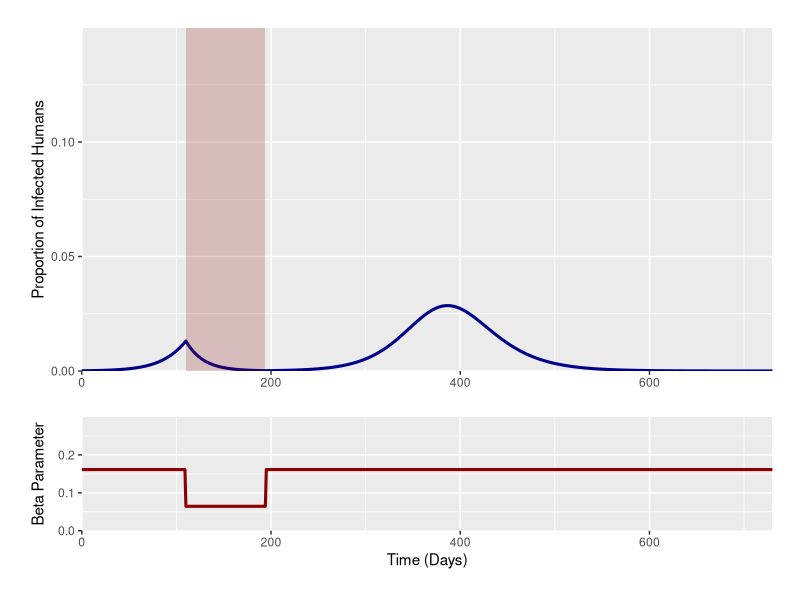
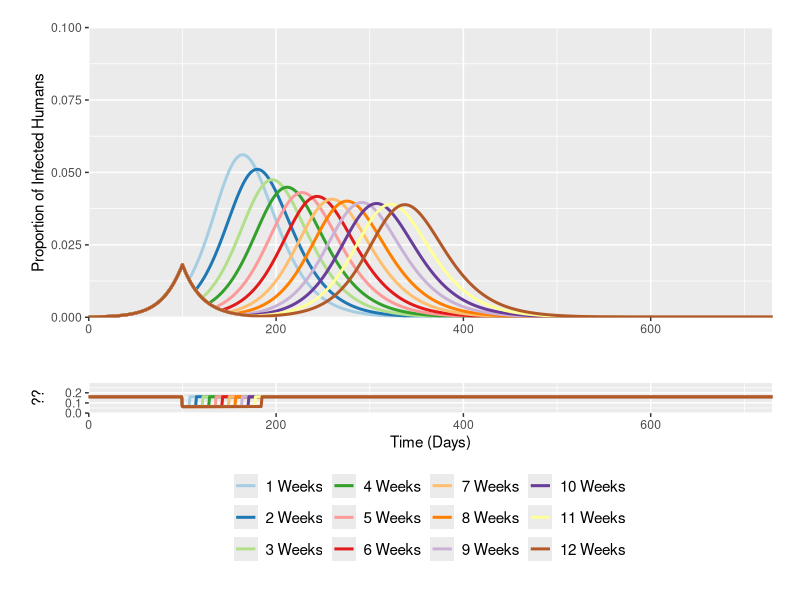

Write R code to recreate these figures, in order. (Note: this script raises an error after producing the figures.)
rm(list=ls())
library("deSolve"); library("ggplot2"); library("cowplot")

GenTime <- function(T2, R0) {
  G = T2 * ((R0-1)/log(2))
  return(G)
}

#### Trigger Optim ####

betastatdecrease <- function(time, int_timestart, int_timeend) {
  ifelse((time >= int_timestart & time <= int_timeend),
         (1.5*(1/(GenTime(4.6,2.4))))*0.4,
         (1.5*(1/(GenTime(4.6,2.4)))))
}

SIR1 <- function(time, state, parameters) {
  with(as.list(c(state, parameters)), {
    dS = - betastatdecrease(time,int_timestart,int_timeend)*S*I
    dI = betastatdecrease(time,int_timestart,int_timeend)*S*I - mu*I
    dR = mu*I 
    dC = betastatdecrease(time,int_timestart,int_timeend)*S*I
    return(list(c(dS,dI,dR, dC)))
  })
}

init <- c(S = 0.9999, I = 0.0001, R = 0, C = 0)
times <- seq(0,730,by = 1)

trigday <- seq(1,300, by = 1)
stats <- data.frame(matrix(nrow = length(trigday), ncol = 4)); colnames(stats) <- c("TrigDay", "TimePeak", "PeakInf", "CumInf")

for(i in 1:length(trigday)) {
  parms = c(mu = 1/(GenTime(4.6,2.4)), 
            int_timestart = trigday[i], 
            int_timeend = trigday[i]+(12*7))
  out1 <- data.frame(ode(y = init, func = SIR1, times = times, parms = parms))
  stats[i,1] <- parms[2]
  stats[i,2] <- out1[,1][which(out1[,3] == max(out1[,3]))] #Time
  stats[i,3] <- out1[,3][which(out1[,3] == max(out1[,3]))] #No Inf
  stats[i,4] <- max(out1[,5]) 
  print(i/length(trigday))
}

stats[which.min(stats$PeakInf),]

parms = c(mu = 1/(GenTime(6,2)),
          int_timestart = as.numeric(stats[which.min(stats$PeakInf),][1]), 
          int_timeend = as.numeric(stats[which.min(stats$PeakInf),][1])+(12*7))

out1 <- data.frame(ode(y = init, func = SIR1, times = times, parms = parms))
out1$beta <- betastatdecrease(times, as.numeric(parms[2]), as.numeric(parms[3]))

#Plotting 

outdata1 <- rbind(data.frame("Compartment" = "Infec", "Times" = out1[,1], "Prev" = out1[,3]),
                  data.frame("Compartment" = "Susc", "Times" = out1[,1], "Prev" = out1[,2]),
                  data.frame("Compartment" = "Rec", "Times" = out1[,1], "Prev" = out1[,4]),
                  data.frame("Compartment" = "Cumulative", "Times" = out1[,1], "Prev" = out1[,5]),
                  data.frame("Compartment" = "Beta", "Times" = out1[,1], "Prev" = out1[,6]))

p11 <- ggplot(data = outdata1[outdata1$Compartment == "Infec",], aes(x = Times, y = Prev)) + geom_line(size = 1.05, col = "darkblue") +
  labs(y = "Proportion of Infected Humans") + scale_y_continuous(limits = c(0,0.15) ,  expand = c(0,0)) +
  theme(legend.position = "bottom", legend.title = element_blank(),
        legend.spacing.x = unit(0.3, 'cm'), legend.text=element_text(size=11), plot.margin=unit(c(0.7,0.7,0.8,0.8),"cm"), axis.title.x=element_blank()) +
  scale_x_continuous(expand = c(0, 0)) + annotate("rect", xmin = as.numeric(parms[2]), xmax = as.numeric(parms[3]), ymin = 0, ymax = 0.15, fill = "darkred", alpha = .2)

p21 <- ggplot(data = outdata1[outdata1$Compartment == "Beta",], aes(x = Times, y = Prev)) + geom_line(size = 1.05, col = "darkred") +
  labs(x ="Time (Days)", y = "Beta Parameter") + scale_y_continuous(limits = c(0,0.3) ,  expand = c(0,0)) +
  theme(legend.position = "bottom", legend.title = element_blank(),
        legend.spacing.x = unit(0.3, 'cm'), legend.text=element_text(size=11), plot.margin=unit(c(0.7,0.7,0.8,0.8),"cm")) +
  scale_x_continuous(expand = c(0, 0)) 

plot_grid(p11, NULL, p21, align = "v", nrow = 3, rel_heights = c(2, -0.15, 1))



#### SCENARIO 1 - Beta tatic Decrease #### 

betastatdecrease <- function(time, int_timestart, int_timeend) {
  ifelse((time >= int_timestart & time <= int_timeend),
         (1.5*(1/(GenTime(4.6,2.4))))*0.4,
         (1.5*(1/(GenTime(4.6,2.4)))))
}

SIR1 <- function(time, state, parameters) {
  with(as.list(c(state, parameters)), {
    dS = - betastatdecrease(time,int_timestart,int_timeend)*S*I
    dI = betastatdecrease(time,int_timestart,int_timeend)*S*I - mu*I
    dR = mu*I 
    dC = betastatdecrease(time,int_timestart,int_timeend)*S*I
    return(list(c(dS,dI,dR, dC)))
  })
}

init <- c(S = 0.9999, I = 0.0001, R = 0, C = 0)
times <- seq(0,730,by = 1)
duration <- seq(1,12)

stats1 <- data.frame(matrix(nrow = 0, ncol = 4))


for(i in 1:length(duration)) {
  temp <- data.frame(matrix(nrow = length(seq(0,730)), ncol = 4))
  parms = c(mu = 1/(GenTime(4.6,2.4)), 
            int_timestart = 100, 
            int_timeend = 100 + (duration[i]*7))
  out1 <- data.frame(ode(y = init, func = SIR1, times = times, parms = parms))
  temp[,1] <- paste0(as.character(duration[i]), " Weeks")
  temp[,2] <- out1$time
  temp[,3] <- out1$I #Time
  temp[,4] <- betastatdecrease(times, 
                               as.numeric(parms[2]), 
                               as.numeric(parms[3]))
  stats1 <- rbind(stats1, temp)
}

colnames(stats1) <- c("WeekDuration", "Time", "Infec", "Beta")

stats1$WeekDuration <- factor(stats1$WeekDuration, levels = unique(stats1$WeekDuration))

#Plotting 

p11 <- ggplot(data = stats1, aes(x = (Time), y = Infec, col = WeekDuration)) + geom_line(size = 1.02, stat = "identity") +
  labs(x ="Time (Days)", y = "Proportion of Infected Humans") + scale_y_continuous(limits = c(0,0.1) ,  expand = c(0,0)) +
  theme(legend.position = "none", legend.title = element_blank(), axis.title.x = element_blank(),
        legend.spacing.x = unit(0.3, 'cm'), plot.margin=unit(c(0.7,0.7,0.8,0.8),"cm")) +
  scale_x_continuous(expand = c(0, 0)) + scale_color_brewer(palette="Paired")

p21 <- ggplot(data = stats1, aes(x = (Time), y = Beta, col = WeekDuration)) + geom_line(size = 1.02, stat = "identity") +
  labs(x ="Time (Days)", y = "??") + scale_y_continuous(limits = c(0,0.3) ,  expand = c(0,0)) +
  theme(legend.position = "bottom", legend.title = element_blank(),
        legend.spacing.x = unit(0.3, 'cm'), legend.text=element_text(size=11), plot.margin=unit(c(0.7,0.7,0.8,0.8),"cm")) +
  scale_x_continuous(expand = c(0, 0)) + scale_color_brewer(palette="Paired")

plot_grid(p11, NULL, p21, align = "v", nrow = 3, rel_heights = c(1.5, -0.05, 1))

#Data Table 

surge <- data.frame(matrix(nrow = 0, ncol = 5))

for(i in 1:length(duration)) { 
  test <- stats1[stats1$WeekDuration == as.character(duration[i]*7),][which.max(stats1$Infec[stats1$WeekDuration == as.character(duration[i]*7)]),]
  surge <- rbind(surge, test)
  print(test)
}

surge$TimeBetPeaks <- surge$Time - 100
surge$RelInc <- surge$Infec / 0.0181504276
surge$dbltime <- c(35,53,71,89,107,125,143,160,177,193,209,224)
surge$WeekDuration <- c(1,2,3,4,5,6,7,8,9,10,11,12)

ggplot(surge, aes(x = as.numeric(WeekDuration), y=RelInc)) + geom_line(col = "darkblue", size = 1.05) +
  labs(y = "Proportional Increase in I(t) between 1st and 2nd Peak") + scale_y_continuous(limits = c(0,3.5) ,  expand = c(0,0)) +
  scale_x_continuous(name = "Duration of Intervention (Weeks)", breaks = seq(1,12, by = 1), 
                     limits = c(0,12))

ggplot(surge, aes(x = as.numeric(WeekDuration), y=dbltime)) + geom_line(col = "darkblue", size = 1.05) +
  labs(x ="Duration of Intervention (Weeks)", y = "Doubling Time (Days)") + scale_y_continuous(limits = c(0, 250), expand = c(0,0))  +
  scale_x_continuous(name = "Duration of Intervention (Weeks)", breaks = seq(1,12, by = 1), 
                     limits = c(0,12))


#### SIS ####

surgesis <- data.frame("Time" = seq(1,12),
                       "Doubling_Time" = c(27,40,52,65,78,91,103,116,129,141,154,167))
  
  
ggplot(surgesis, aes(x = as.numeric(Time), y=Doubling_Time)) + geom_line(col = "darkblue", size = 1.05) +
  labs(x ="Duration of Intervention (Weeks)", y = "Doubling Time (Days)") + scale_y_continuous(limits = c(0, 250), expand = c(0,0))  +
  scale_x_continuous(name = "Duration of Intervention (Weeks)", breaks = seq(1,12, by = 1), 
                     limits = c(0,12))
